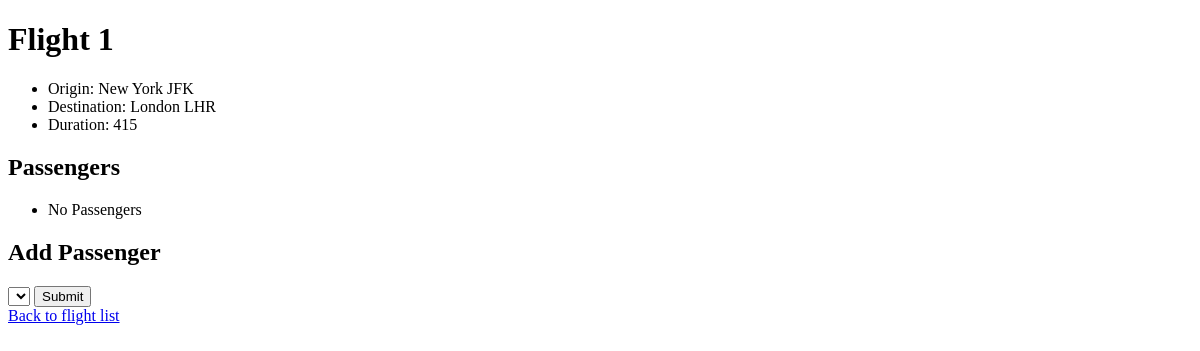
/1, run on an earlier commit of the app's database.
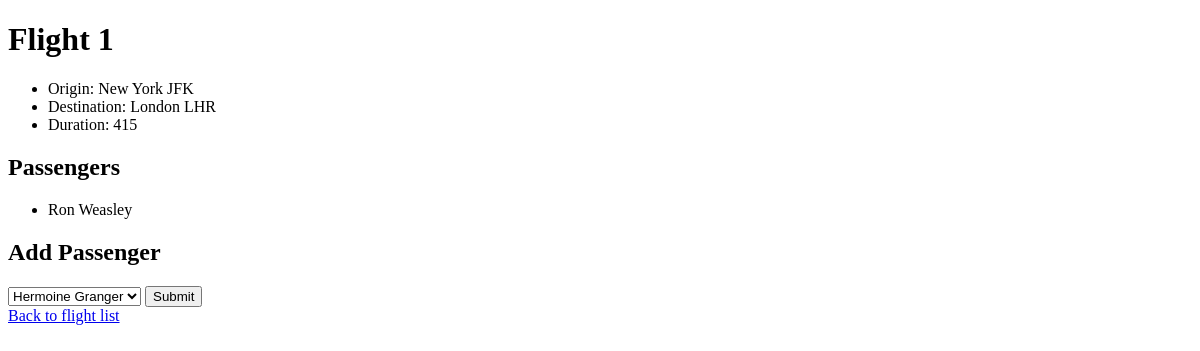
And on a later commit of the database.
### flights/models.py (models this page shows, shortened)
class Flight(models.Model):
    origin = models.ForeignKey(Airport, on_delete=models.CASCADE, related_name="departures")
    destination = models.ForeignKey(Airport, on_delete=models.CASCADE, related_name="arrival")
    duration = models.IntegerField()

class Airport(models.Model):
    code = models.CharField(max_length=3)
    city = models.CharField(max_length=64)
    def __str__(self):
        return f"{self.city} {self.code}"

class Passenger(models.Model):
    first = models.CharField(max_length=64)
    last = models.CharField(max_length=64)
    flights = models.ManyToManyField(Flight, blank=True, related_name="passengers")
    def __str__(self):
        return f"{self.first} {self.last}"

### flights/views.py (the view)
# urls.py: path("<int:flight_id>", views.flight, name="flight"),
def flight(request, flight_id):
    flight = Flight.objects.get(id=flight_id)
    return render(request, "flights/flight.html", {
        "flight" : flight,
        "passengers" : flight.passengers.all(),
        "non_passengers" : Passenger.objects.exclude(flights=flight).all()
    })

### flights/templates/flights/flight.html (shortened to what this page needs)
{% extends 'flights/layout.html' %}
{% block body %}
    <h1>Flight {{ flight.id }}</h1>
    <ul>
        <li>Origin: {{ flight.origin }}</li>
        <li>Destination: {{ flight.destination }}</li>
        <li>Duration: {{ flight.duration }}</li>
    </ul>
    <h2>Passengers</h2>
    <ul>
        {% for passenger in passengers %}
            <li>{{ passenger }}</li>
        {% empty %}
            <li>No Passengers</li>
        {% endfor %}
    </ul>
    <h2>Add Passenger</h2>
    <form action="{% url 'book' flight.id %}" method="post">
        <select name="passenger">
            {% for passenger in non_passengers %}
                <option value="{{ passenger.id }}">{{ passenger}}</option>
            {% endfor %}
        </select>
        <input type="submit">
    </form>
    <a href="{% url 'index' %}">Back to flight list</a>
{% endblock body %}

### flights/templates/flights/layout.html (shortened to what this page needs)
<!DOCTYPE html>
<html lang="en">
    <head>
    </head>
    <body>
        {% block body %}
        {% endblock %}
    </body>
</html>

What changed in the data, as far as the page shows it:
added Passenger: first+last "Ron Weasley"
Also different on the page:
form field passenger: (not shown) → "Hermoine Granger"
text no longer shown: "No Passengers"
